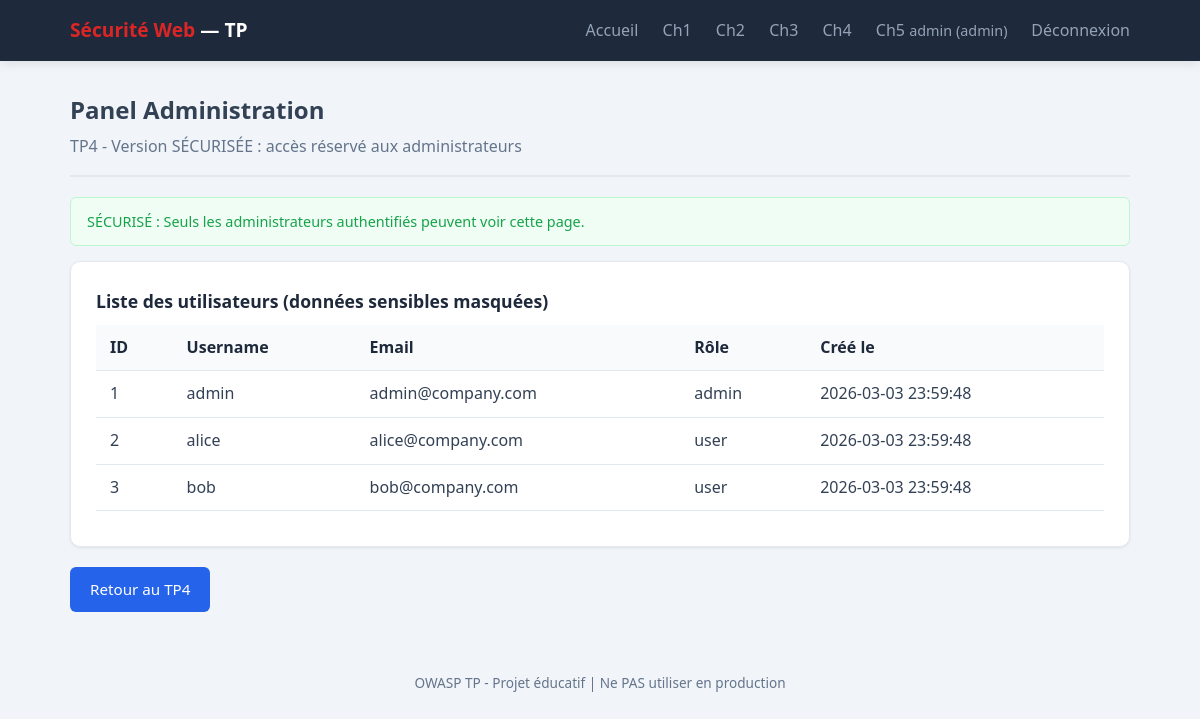
Screenshot of /tp/tp04-broken-access/admin-secure.php (signed in) with the database file from the repository.
### tables this page shows
CREATE TABLE IF NOT EXISTS users (
    id INT AUTO_INCREMENT PRIMARY KEY,
    username VARCHAR(50) NOT NULL UNIQUE,
    email VARCHAR(100) NOT NULL,
    password VARCHAR(255) NOT NULL,
    password_plain VARCHAR(255) DEFAULT NULL,   
    role ENUM('user', 'admin') DEFAULT 'user',
    session_token VARCHAR(255) DEFAULT NULL,
    reset_token VARCHAR(255) DEFAULT NULL,
    created_at TIMESTAMP DEFAULT CURRENT_TIMESTAMP
);

### config/app.php (called while the page is built, shortened)
<?php
function isLoggedIn() {
    return isset($_SESSION['user_id']);
}
function getCurrentUser() {
    $db = getDB();
    $stmt = $db->prepare("SELECT id, username, email, role FROM users WHERE id = ?");
    $stmt->execute([$_SESSION['user_id']]);
    return $stmt->fetch();
}
function e($string) {
    return htmlspecialchars($string, ENT_QUOTES, 'UTF-8');
}

### public/tp/tp04-broken-access/admin-secure.php (the view, shortened to what this page needs)
<?php include __DIR__ . '/../../../includes/header.php';
?>
<div class="page-header">
    <h2>Panel Administration</h2>
    <p>TP4 - Version SÉCURISÉE : accès réservé aux administrateurs</p>
</div>
<div class="alert alert-success">
    SÉCURISÉ : Seuls les administrateurs authentifiés peuvent voir cette page.
</div>
<div class="card">
    <h3>Liste des utilisateurs (données sensibles masquées)</h3>
    <?php
    $db = getDB();
    $users = $db->query("SELECT id, username, email, role, created_at FROM users")->fetchAll();
    ?>
    <table>
        <tr><th>ID</th><th>Username</th><th>Email</th><th>Rôle</th><th>Créé le</th></tr>
        <?php foreach ($users as $u): ?>
        <tr>
            <td><?= e($u['id']) ?></td>
            <td><?= e($u['username']) ?></td>
            <td><?= e($u['email']) ?></td>
            <td><?= e($u['role']) ?></td>
            <td><?= e($u['created_at']) ?></td>
        </tr>
        <?php endforeach; ?>
    </table>
</div>
<a href="index.php" class="btn btn-primary">Retour au TP4</a>
<?php include __DIR__ . '/../../../includes/footer.php'; ?>

### includes/header.php (shortened to what this page needs)
<?php require_once __DIR__ . '/../config/app.php'; ?>
<!DOCTYPE html>
<html lang="fr">
<head>
    <link rel="stylesheet" href="/css/style.css">
</head>
<body>
<div class="navbar">
    <div class="container">
        <a href="/index.php" style="text-decoration:none;color:white;">
            <h1><span>Sécurité Web</span> — TP</h1>
        </a>
        <nav>
            <a href="/index.php">Accueil</a>
            <a href="/tp/ch01-bases-securite/index.php">Ch1</a>
            <a href="/tp/ch02-securite-client/index.php">Ch2</a>
            <a href="/tp/ch03-securite-reseau/index.php">Ch3</a>
            <a href="/tp/ch04-architecture-serveurs/index.php">Ch4</a>
            <a href="/tp/ch05-controle-acces/index.php">Ch5</a>
            <?php if (isLoggedIn()): ?>
                <?php $user = getCurrentUser(); ?>
                <span class="user-info">
                    <?= e($user['username']) ?> (<?= e($user['role']) ?>)
                </span>
                <a href="/logout.php">Déconnexion</a>
            <?php else: ?>
                <a href="/login.php">Connexion</a>
            <?php endif; ?>
        </nav>
    </div>
</div>
<div class="container">

### public/css/style.css (style rules this page uses)
:root { --primary: #2563eb; --danger: #dc2626; --success: #16a34a; --warning: #d97706; --dark: #1e293b; --light: #f8fafc; --gray: #64748b; --border: #e2e8f0; }
* { margin: 0; padding: 0; box-sizing: border-box; }
body { font-family: 'Segoe UI', system-ui, -apple-system, sans-serif; background: #f1f5f9; color: #334155; line-height: 1.6; }
.container { max-width: 1100px; margin: 0 auto; padding: 0 20px; }
.navbar { background: var(--dark); color: white; padding: 15px 0; box-shadow: 0 2px 10px rgba(0,0,0,0.1); }
.navbar .container { display: flex; justify-content: space-between; align-items: center; }
.navbar h1 { font-size: 1.2rem; }
.navbar h1 span { color: var(--danger); }
.navbar nav a { color: #94a3b8; text-decoration: none; margin-left: 20px; transition: color 0.2s; }
.navbar .user-info { color: #94a3b8; font-size: 0.9rem; }
.card { background: white; border-radius: 10px; padding: 25px; margin-bottom: 20px; box-shadow: 0 1px 3px rgba(0,0,0,0.08); border: 1px solid var(--border); }
.card h3 { color: var(--dark); margin-bottom: 10px; font-size: 1.1rem; }
.btn { display: inline-block; padding: 10px 20px; border: none; border-radius: 6px; font-size: 0.95rem; font-weight: 500; cursor: pointer; text-decoration: none; transition: all 0.2s; }
.btn-primary { background: var(--primary); color: white; }
.alert { padding: 12px 16px; border-radius: 6px; margin-bottom: 15px; font-size: 0.9rem; }
.alert-success { background: #f0fdf4; color: var(--success); border: 1px solid #bbf7d0; }
table { width: 100%; border-collapse: collapse; margin: 10px 0; }
th, td { padding: 10px 14px; text-align: left; border-bottom: 1px solid var(--border); }
th { background: #f8fafc; font-weight: 600; color: var(--dark); }
.page-header { margin: 30px 0 20px; padding-bottom: 15px; border-bottom: 2px solid var(--border); }
.page-header h2 { font-size: 1.5rem; }
.page-header p { color: var(--gray); margin-top: 5px; }

### rows the page displays
users: username "admin", role "admin", id "1", email "admin@company.com", created_at "2026-03-03 23:59:48"
users: id "2", username "alice", email "alice@company.com", role "user", created_at "2026-03-03 23:59:48"
users: id "3", username "bob", email "bob@company.com", role "user", created_at "2026-03-03 23:59:48"
